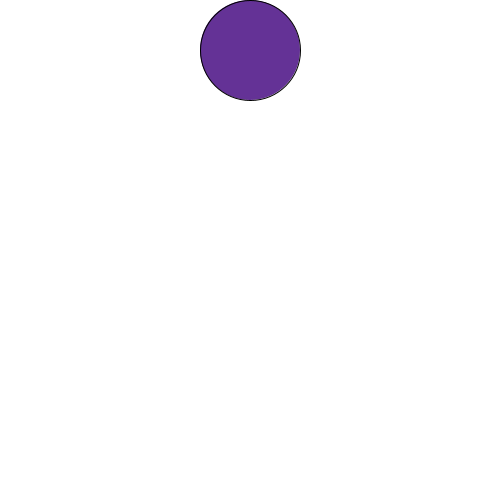
Frame 1 (no input)
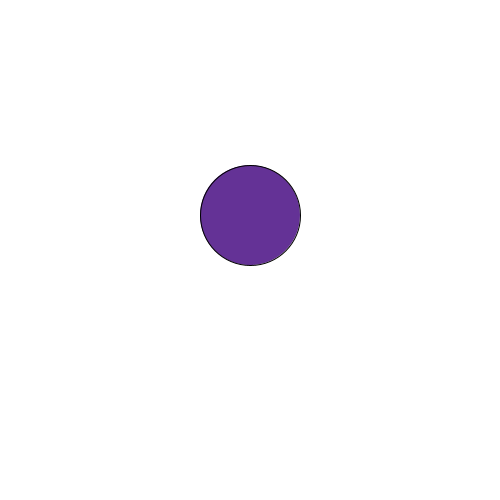
Frame 60 (the mouse pressed at the canvas centre just before this capture)
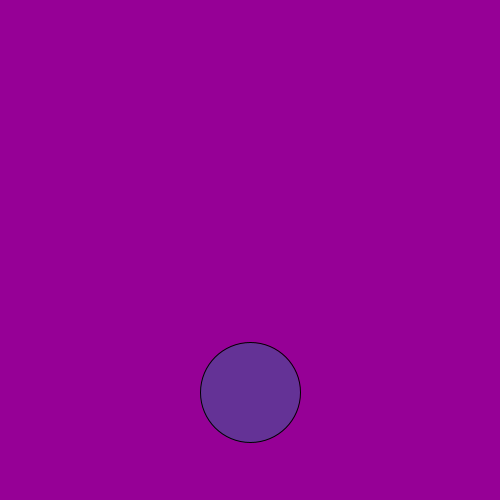
Frame 120 (the mouse held since frame 60 and released just before this capture)

The Processing sketch that drew these frames (run headless with seeded random() and noise(); from frame 60 on, the mouse is pressed at the canvas centre):

// Processing sketch: processing_173042
// ── processing_173042.pde


int x;
int noHit1 = -20;
int firstHit1 = 100;
int secondHit1 = 200;
int thirdHit1 = 300;
int fourthHit1 = 400;

float g;
float y;
float r; 
float s;
float ballSize = 100;
float ballSpeed = 5;
 
//background changes color when ball bounces
boolean firstHit = false;
boolean secondHit = false;
boolean thirdHit = false;
boolean fourthHit = false;
 
void setup() {
  size(500,500);
  int x = 20;
  r= 50;
 s= 0; 
y= height/10;
g= .9;
}
// changing background color
void draw() {
  background(255);
    if (y >= height - r) {
    s*= -.8;
    y = height - r;
  }

if (firstHit) {
  background(200,200,100);
}
 else if (secondHit) {
  background(150,0,150);
}
else if (thirdHit) {
  background(100,180,50);
}
 else if (fourthHit) {
  background(50,50,190);
  
}
//ball draw
fill(100,50,150);
ellipse(width/2, y, 2*r,2*r);
s+= g;
y+= s;
}
// background changes color when ball hits location
void mousePressed() {
  if (firstHit1 == 100) {
    firstHit = false;
  }
   if (secondHit1 == 200){
     secondHit= true;
   }
   if (thirdHit1 == 300){
     thirdHit= true;
   }
  if (fourthHit1 == 400){
   fourthHit = true;
  }
}
//ball bounce
void mouseDragged() {
  if ((x > x-r) && (x < x+r) && (y > y-r) && (y < y+r)) {
    x = width/2;
    y = height/10;
    s=g=0;
  }
}
 
 
void mouseReleased() {
  g=.9;
  s+= g;
  y+= s;
  if (y >= height - r) {
    s*= -.8;
    y = height - r;
  }
}
